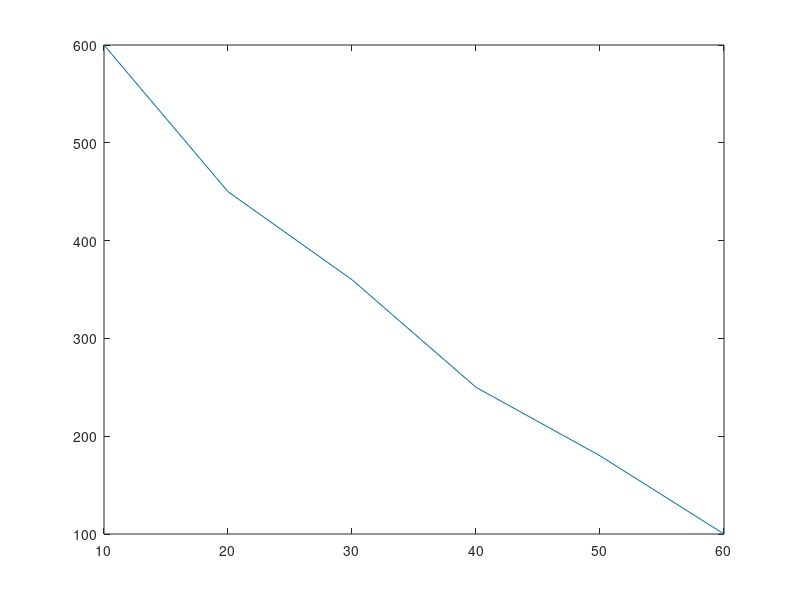

Source code (MATLAB):
%cam = webcam(1);
%I = snapshot(cam);

% Calculate distance
% Get measurements from practical experiment
distances = [ 10 20 30 40 50 60 ]
num_white_pixels = [600 450 360 250 180 100]

plot(distances, num_white_pixels)